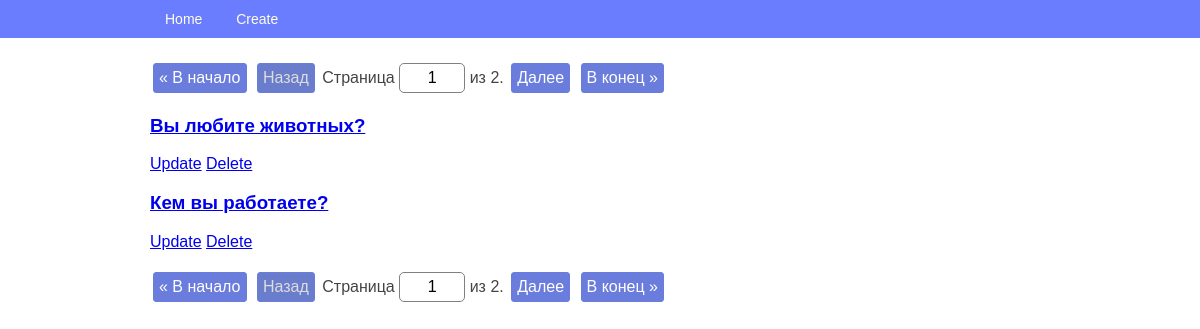
Before: / with the older database file.
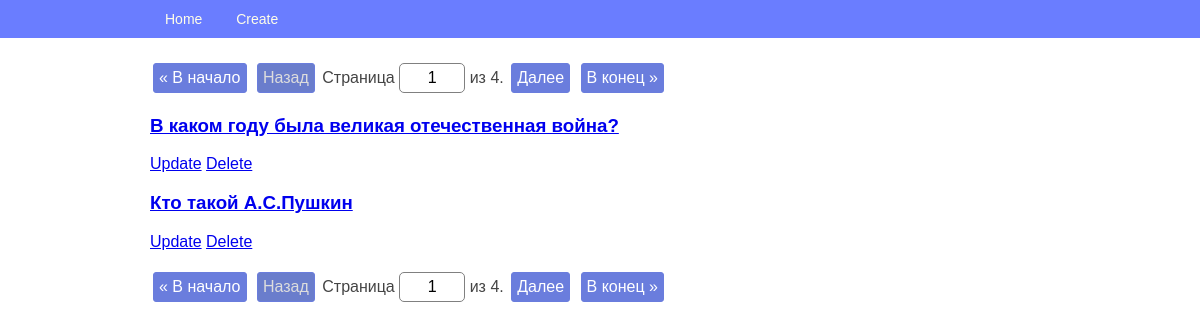
After: the same page with the newer database file.
### webapp/models.py (models this page shows, shortened)
class Pol(models.Model):
    question = models.TextField(max_length=2000, verbose_name='Вопрос')
    datetime = models.DateTimeField(auto_now=True, verbose_name='Дата и время')
    class Meta:
        verbose_name = 'Опрос'
        verbose_name_plural = 'Опросы'

### webapp/views.py (the view)
# urls.py: path('', IndexView.as_view(), name='index'),
class IndexView(ListView):
    template_name = 'index.html'
    context_object_name = 'pols'
    model = Pol
    paginate_by = 2
    ordering = ['-datetime']

### webapp/templates/index.html (shortened to what this page needs)
{% extends 'base.html' %}
{% block content %}
  {% if is_paginated %}
   {% include 'partial/pagination.html' %}
{% endif %}
    {% for pol in pols %}
        <h3><a href="{% url 'pol_view' pol.pk%}">{{ pol.question }}</a></h3>
      <a href="{% url 'pol_update' pol.pk %} ">Update</a>
      <a href="{% url 'pol_delete' pol.pk %} ">Delete</a>
    {% endfor %}<br>
    <br>
  {% if is_paginated %}
   {% include 'partial/pagination.html' %}
{% endif %}
{% endblock %}

### webapp/templates/base.html (shortened to what this page needs)
{% load staticfiles %}
<!doctype html>
<html lang="en">
<head>
    <link rel="stylesheet" href="{% static 'css/style.css' %}">
</head>
<body>
<nav class="navbar">
   <div class="container">
       <ul class="menu">
           <li><a href=" {% url 'index' %} ">Home</a></li>
           <li><a href="{% url 'pol_create' %}">Create</a></li>
       </ul>
   </div>
</nav>
<div class="container">
    {% block content %}{% endblock %}
</div>
</body>
</html>

### webapp/templates/partial/pagination.html
<div class="pagination">
    <span class="step-links">
        <a href="?{% if query %}{{ query }}&{% endif %}page=1">&laquo; В начало</a>
        {% if page_obj.has_previous %}
            <a href="?{% if query %}{{ query }}&{% endif %}page={{ page_obj.previous_page_number }}">Назад</a>
        {% else %}
            <span class="page-disabled">Назад</span>
        {% endif %}
        <form class="current-page" method="get">
            <label for="page">
                Страница <input type="text" name="page" id="page" value="{{ page_obj.number }}">
                из {{ page_obj.paginator.num_pages }}.
            </label>
        </form>
        {% if page_obj.has_next %}
            <a href="?{% if query %}{{ query }}&{% endif %}page={{ page_obj.next_page_number }}">Далее</a>
        {% else %}
            <span class="page-disabled">Далее</span>
        {% endif %}
        <a href="?{% if query %}{{ query }}&{% endif %}page={{ page_obj.paginator.num_pages }}">В конец &raquo;</a>
    </span>
</div>

### webapp/static/css/style.css (style rules this page uses)
body { font-family: Arial, sans-serif; font-size: 16px; color: #444444; margin-top: 60px; }
.container { margin: 0 auto; width: 100%; max-width: 900px; }
.navbar { display: block; background: #6a7dff; position: fixed; top: 0; right: 0; left: 0; font-size: 0; box-sizing: border-box; padding: 7px 30px; }
.menu { font-size: 14px; line-height: 1; padding: 0; margin: 0; display: inline-block; color: #fffee8; }
.menu li { display: inline-block; }
.menu a { display: inline-block; text-decoration: none; color: inherit; padding: 5px 15px; }
.pagination a, .pagination .page-disabled, .mass-actions input { display: inline-block; border: solid 1px #6a7ddd; border-radius: 3px; padding: 5px; margin: 3px; }
.pagination a, .mass-actions input { background: #6a7ddd; color: white; text-decoration: none; }
.pagination .page-disabled { background: #6a7dcc; color: #dddddd }
.pagination .current-page { display: inline-block; }
.pagination .current-page input { width: 50px; padding: 5px 7px; font-size: inherit; border-radius: 5px; text-align: center; border: solid 1px gray; }

Changed rows visible on the page:
no longer on this page (row unchanged): Pol: question "Вы любите животных?"
no longer on this page (row unchanged): Pol: question "Кем вы работаете?"
added Pol: question "В каком году была великая отечественная война?"
added Pol: question "Кто такой А.С.Пушкин"
Other visible differences:
{{ page_obj.paginator.num_pages }}: "2 2" → "4 4"
